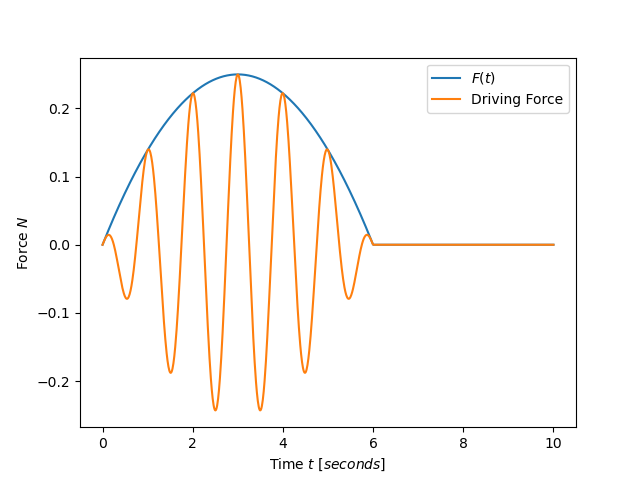

Write Python code to recreate this figure.
import matplotlib.pyplot as plt
import numpy as np

def F(t):
    return F0*t*(T-t)/(T**2)

def modulate(frequency, t):
    return np.cos(frequency*t)

t = np.linspace(0,10,1000)

T = 6
F0 = 1

F = F(t)

MASK = t > T

F[MASK] = 0

plt.plot(t, F, label=r"$F(t)$")
plt.plot(t, modulate(2*np.pi, t)*F, label="Driving Force")
plt.ylabel(r"Force $N$")
plt.xlabel(r"Time $t$ [$seconds$]")
plt.legend()
plt.show()
